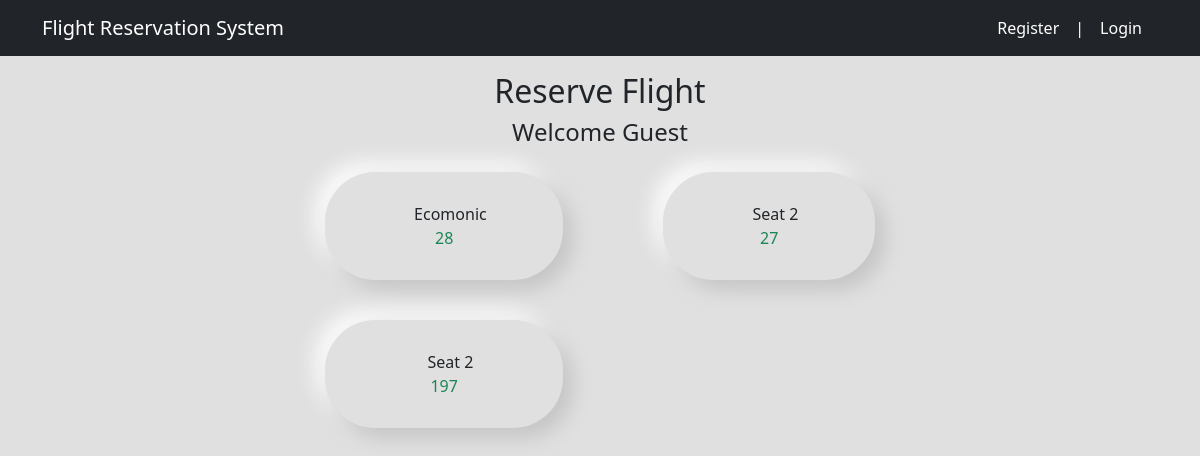
Page /book-flight.php?flight_id=1 on the committed database.
### tables this page shows
CREATE TABLE IF NOT EXISTS `seat` (
  `seat_id` int NOT NULL AUTO_INCREMENT,
  `aircraft_id` int DEFAULT NULL,
  `class_type` varchar(50) DEFAULT NULL,
  PRIMARY KEY (`seat_id`),
  KEY `aircraft_id` (`aircraft_id`)
);

### book-flight.php (the view, shortened to what this page needs)
<?php
    include 'init.php';
    include $template . 'header.php';
    include $template.'navbar.php';
    $flight_id = $_GET['flight_id'];
    $sql = "
        SELECT seat_id, class_type
        FROM seat
        JOIN aircraft ON seat.aircraft_id = aircraft.aircraft_id
        JOIN flight ON flight.aircraft_id = aircraft.aircraft_id
        WHERE flight.flight_id = $flight_id
        ORDER BY class_type
    ";
    $stmt = $conn->prepare($sql);
    $stmt->execute();
    $seats = $stmt->fetchAll(PDO::FETCH_ASSOC);
?>
<div class="flight">
    <h2 class="center text-center mt-3">Reserve Flight</h2>
    <?php
        if(isset($_SESSION['user'])){
            echo '<h4 class="center text-center">Welcome '.$_SESSION['user']['fname'].'</h4>';
        }
        else{
            echo '<h4 class="center text-center">Welcome Guest</h4>';
        }
        if(count($seats) == 0){
            echo '<h4 class="center text-center">No seats available</h4>';
        }else {
            echo '<div class="grid-container">';
            foreach ($seats as $seat) {
                $disabled = $seat['free'] ? '' : 'disabled';
                echo "<form action='book-flight.php?flight_id=$flight_id' method='POST' class='grid-item $disabled'>";
                    echo "<button type='submit'>";
                    echo "<i class='fa fa-chair'></i>" . $seat['class_type'];
                    echo "<br>";
                    echo "<div class= 'text-success'>" .$seat['seat_id']. "</div>";
                    echo "</button>";
                echo "</form>";
            }
            echo '</div>';
        }
    ?>
</div>
<?php
    include $template . 'footer.php';

### layout/css/loginRegist.css (style rules this page uses)
body { background-color: #e0e0e0; box-sizing: border-box; }
.flight { background-position: center; background-repeat: no-repeat; background-size: cover; }
.flight .grid-container { max-width: 550px; display: grid; grid-template-columns: auto auto; gap: 40px 100px; margin: 25px auto; }
.flight .grid-item { text-align: center; border: none; border-radius: 50px; cursor: pointer; background: #e0e0e0; box-shadow: 10px 10px 20px #c5c5c5, -10px -10px 20px #fbfbfb; display: flex; justify-content: center; align-items: center; }
.flight .grid-item button { all: unset; display: block; padding: 30px; width: 100%; height: 100%; }

### rows in the picture
seat: class_type "Ecomonic", seat_id "28"
seat: class_type "Seat 2", seat_id "27"
seat: class_type "Seat 2", seat_id "197"
